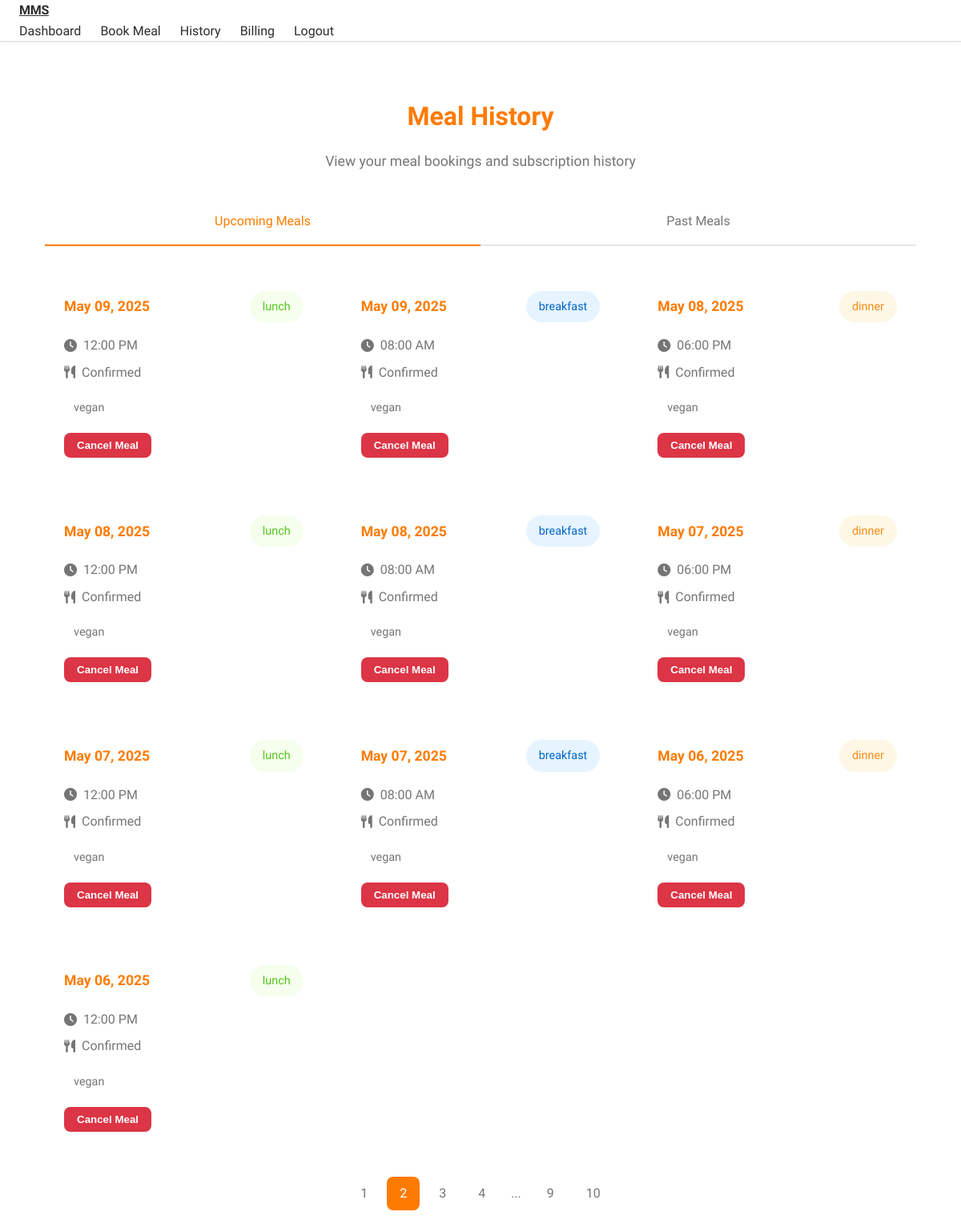
The page /meal-history?page=2 (signed in) on the database its author committed.
### models.py (models this page shows)
class Meal(db.Model):
    __tablename__ = 'meals'
    id = db.Column(db.Integer, primary_key=True)
    user_id = db.Column(db.Integer, db.ForeignKey('users.id'), nullable=False)
    meal_type = db.Column(db.String(20), nullable=False)  # breakfast, lunch, dinner
    meal_date = db.Column(db.DateTime, nullable=False)
    status = db.Column(db.String(20), default='pending')  # pending, confirmed, cancelled
    payment_status = db.Column(db.String(20), default='unpaid')  # unpaid, paid, refunded
    dietary_preferences = db.Column(db.String(200))
    created_at = db.Column(db.DateTime, default=datetime.utcnow)
    subscription_id = db.Column(db.Integer, db.ForeignKey('subscriptions.id'), nullable=True)

### routes/main.py (the view)
@main_bp.route('/meal-history')
@login_required
def meal_history():
    page = request.args.get('page', 1, type=int)
    status_filter = request.args.get('status', '')
    date_from = request.args.get('date_from', '')
    date_to = request.args.get('date_to', '')
    query = Meal.query.filter_by(user_id=current_user.id)
    if status_filter:
        query = query.filter_by(status=status_filter)
    if date_from:
        query = query.filter(Meal.meal_date >= datetime.strptime(date_from, '%Y-%m-%d'))
    if date_to:
        query = query.filter(Meal.meal_date <= datetime.strptime(date_to, '%Y-%m-%d'))
    meals = query.order_by(Meal.meal_date.desc()).paginate(
        page=page, per_page=10, error_out=False)
    return render_template('main/meal_history.html', meals=meals, now=datetime.utcnow())

### app.py (called while the page is built)
@login_manager.user_loader
def load_user(user_id):
    return User.query.get(int(user_id))

@app.before_request
def before_request():
    if current_user.is_authenticated:
        current_user.last_login = datetime.utcnow()
        db.session.commit()

### templates/main/meal_history.html (shortened to what this page needs)
{% extends "base.html" %}
{% block content %}
<div class="history-container">
    <div class="history-header">
        <h1 class="history-title">Meal History</h1>
        <p class="history-subtitle">View your meal bookings and subscription history</p>
    </div>
    <div class="history-tabs">
        <div class="history-tab active" data-content="upcoming">Upcoming Meals</div>
        <div class="history-tab" data-content="past">Past Meals</div>
    </div>
    <div id="upcoming" class="history-content active">
        <div class="meal-grid">
            {% set upcoming_meals = meals.items|selectattr('meal_date', 'ge', now)|list %}
            {% if not upcoming_meals %}
            <div class="glass-container no-meals">
                <h3>No upcoming meals</h3>
                <p>Book your next meal to see it here</p>
                <a href="{{ url_for('main.meal_booking') }}" class="action-btn">Book Now</a>
            </div>
            {% else %}
            {% for meal in upcoming_meals %}
            <div class="meal-card glass-container">
                <div class="meal-header">
                    <span class="meal-date">{{ meal.meal_date.strftime('%B %d, %Y') }}</span>
                    <span class="meal-type {{ meal.meal_type.lower() }}">{{ meal.meal_type }}</span>
                </div>
                <div class="meal-details">
                    <div class="meal-info">
                        <i class="fas fa-clock"></i>
                        <span>{{ meal.meal_date.strftime('%I:%M %p') }}</span>
                    </div>
                    <div class="meal-info">
                        <i class="fas fa-utensils"></i>
                        <span>{{ meal.status|title }}</span>
                    </div>
                    {% if meal.dietary_preferences %}
                    <div class="meal-preferences">
                        {% for pref in meal.dietary_preferences.split(',') %}
                        <span class="preference-tag">{{ pref.strip() }}</span>
                        {% endfor %}
                    </div>
                    {% endif %}
                    {% if meal.status != 'cancelled' and meal.meal_date > now %}
                    <form action="{{ url_for('main.cancel_meal', meal_id=meal.id) }}" method="POST" class="mt-3">
                        <button type="submit" class="btn btn-danger btn-sm" onclick="return confirm('Are you sure you want to cancel this meal?')">
                            Cancel Meal
                        </button>
                    </form>
                    {% endif %}
                </div>
            </div>
            {% endfor %}
            {% endif %}
        </div>
    </div>
            {% set past_meals = meals.items|selectattr('meal_date', 'lt', now)|list %}
    {% if meals.pages > 1 %}
    <div class="pagination-container">
        {% for page_num in meals.iter_pages(left_edge=2, left_current=2, right_current=2, right_edge=2) %}
        {% if page_num %}
            {% if page_num == meals.page %}
            <span class="page-item active">{{ page_num }}</span>
            {% else %}
            <a href="{{ url_for('main.meal_history', page=page_num) }}" class="page-item">{{ page_num }}</a>
            {% endif %}
        {% else %}
            <span class="page-item dots">...</span>
        {% endif %}
        {% endfor %}
    </div>
    {% endif %}
</div>
{% endblock %}

### static/css/apple.css (style rules this page uses)
:root { --primary-color: #ff7b00; --secondary-color: #4a4a4a; --success-color: #00c853; --danger-color: #ff3d00; --warning-color: #ffa000; --info-color: #00b0ff; --background: #ffffff; --card-background: #ffffff; --text-primary: #2d2d2d; --text-secondary: #757575; --border-color: #e0e0e0; --font-family: 'Inter', -apple-system, BlinkMacSystemFont, sans-serif; --font-size-xs: 0.75rem; --font-size-sm: 0.875rem; --font-size-base: 1rem; --font-size-lg: 1.125rem; --font-size-xl: 1.25rem; --font-size-2xl: 1.5rem; --spacing-xs: 0.375rem; --spacing-sm: 0.75rem; --spacing-md: 1rem; --spacing-lg: 1.5rem; --spacing-xl: 2rem; --nav-height: 64px; --container-max-width: 1280px; --border-radius-sm: 8px; --border-radius-md: 12px; --border-radius-lg: 16px; --border-radius-full: 9999px; }
body { background-color: var(--background); font-family: var(--font-family); -webkit-font-smoothing: antialiased; -moz-osx-font-smoothing: grayscale; line-height: 1.6; color: var(--text-primary); }
.btn { display: inline-flex; align-items: center; justify-content: center; padding: var(--spacing-sm) var(--spacing-lg); border-radius: var(--border-radius-md); font-weight: 600; transition: all 0.3s cubic-bezier(0.4, 0, 0.2, 1); gap: var(--spacing-sm); cursor: pointer; }

### templates/base.html (style rules this page uses)
* { margin: 0; padding: 0; box-sizing: border-box; }
body { font-family: 'SF Pro Display', -apple-system, BlinkMacSystemFont, sans-serif; padding-top: calc(var(--nav-height) + var(--spacing-lg)); min-height: 100vh; background: var(--background); color: var(--text-primary); }

### templates/main/meal_history.html (style rules this page uses)
.history-container { max-width: 1200px; margin: 0 auto; padding: 2rem; }
.history-header { text-align: center; margin-bottom: 2rem; }
.history-title { color: var(--primary-color); font-size: 2rem; margin-bottom: 1rem; }
.history-subtitle { color: var(--text-secondary); font-size: 1.1rem; }
.history-tabs { display: flex; margin-bottom: 2rem; border-bottom: 2px solid #e5e7eb; }
.history-tab { flex: 1; padding: 1rem; text-align: center; cursor: pointer; font-weight: 500; color: var(--text-secondary); transition: all 0.3s ease; }
.history-tab.active { color: var(--primary-color); border-bottom: 2px solid var(--primary-color); margin-bottom: -2px; }
.history-content { display: none; }
.history-content.active { display: block; }
.meal-grid { display: grid; grid-template-columns: repeat(auto-fit, minmax(300px, 1fr)); gap: 1.5rem; margin-bottom: 2rem; }
.meal-card { padding: 1.5rem; }
.meal-header { display: flex; justify-content: space-between; align-items: center; margin-bottom: 1rem; }
.meal-date { font-size: 1.1rem; font-weight: 600; color: var(--primary-color); }
.meal-type { padding: 0.5rem 1rem; border-radius: 2rem; font-size: 0.9rem; font-weight: 500; }
.meal-type.breakfast { background: #e6f4ff; color: #0066cc; }
.meal-type.lunch { background: #f6ffed; color: #52c41a; }
.meal-type.dinner { background: #fff7e6; color: #fa8c16; }
.meal-details { margin-top: 1rem; }
.meal-info { display: flex; align-items: center; gap: 0.5rem; margin-bottom: 0.5rem; color: var(--text-secondary); }
.meal-preferences { display: flex; flex-wrap: wrap; gap: 0.5rem; margin-top: 1rem; }
.preference-tag { padding: 0.25rem 0.75rem; border-radius: 1rem; font-size: 0.9rem; background: var(--background-secondary); color: var(--text-secondary); }
.pagination-container { display: flex; justify-content: center; gap: 0.5rem; margin-top: 2rem; }
.page-item { padding: 0.5rem 1rem; border-radius: 0.5rem; background: var(--background-secondary); color: var(--text-secondary); text-decoration: none; transition: all 0.3s ease; }
.page-item.active { background: var(--primary-color); color: white; }
.page-item.dots { background: none; padding: 0.5rem; }
.btn-danger { background-color: #dc3545; color: white; border: none; padding: 0.5rem 1rem; border-radius: 0.5rem; cursor: pointer; transition: background-color 0.3s ease; }
.mt-3 { margin-top: 1rem; }

### rows shown on the page
Meal: meal_date "May 09, 2025", meal_type "lunch", meal_date "12:00 PM", status "Confirmed", strip "vegan"
Meal: meal_date "May 09, 2025", meal_type "breakfast", meal_date "08:00 AM", status "Confirmed", strip "vegan"
Meal: meal_date "May 08, 2025", meal_type "dinner", meal_date "06:00 PM", status "Confirmed", strip "vegan"
Meal: meal_date "May 08, 2025", meal_type "lunch", meal_date "12:00 PM", status "Confirmed", strip "vegan"
Meal: meal_date "May 08, 2025", meal_type "breakfast", meal_date "08:00 AM", status "Confirmed", strip "vegan"
Meal: meal_date "May 07, 2025", meal_type "dinner", meal_date "06:00 PM", status "Confirmed", strip "vegan"
Meal: meal_date "May 07, 2025", meal_type "lunch", meal_date "12:00 PM", status "Confirmed", strip "vegan"
Meal: meal_date "May 07, 2025", meal_type "breakfast", meal_date "08:00 AM", status "Confirmed", strip "vegan"
Meal: meal_date "May 06, 2025", meal_type "dinner", meal_date "06:00 PM", status "Confirmed", strip "vegan"
Meal: meal_date "May 06, 2025", meal_type "lunch", meal_date "12:00 PM", status "Confirmed", strip "vegan"

### other values the page prints
{{ page_num }} "1" "3" "4" "9" "10"
{{ page_num }} "2"
